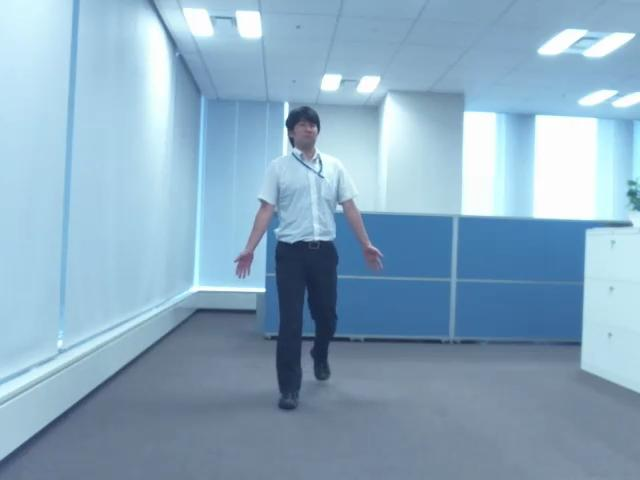
%> input picture seminar/画像処理セミナー/2258970-Demos/MATLAB_Image_Processing_Demo/11_ActionAnalysis/I1_7.jpg, 640 x 480 px
$ octave mySceneReconst.m   (GNU Octave 9; MATLAB toolbox functions it lacks are replaced by stand-ins)
%> lines starting %> are read from the running program, lines starting %| are printed output that depends on the picture
%% ステレオカメラのキャリブレーションとシーン認識

%% 初期化
close all;imtool close all

%% ステレオカメラキャリブレーション (コマンドラインもしくはアプリケーションタブ)
% チェッカーボードサイズ=108mm
folder1 = fullfile('images_20160928_1207','folder1');
folder2 = fullfile('images_20160928_1207','folder2');
squareSize = 108;
stereoCameraCalibrator(folder1,folder2,squareSize)
%> (this line was passed over: stereoCameraCalibrator is not available in this run)

%% 保存してあるキャリブレーションデータ用いるとき
load('stereoParams_20160928.mat');

%% ステレオ平行化
% 左右ペアの画像を読込み・表示
I1 = imread('I1_7.jpg');
%> I1 is the input picture: size 480x640x3 uint8; mean R, G, B 138.3, 170.3, 193.1
I2 = imread('I2_7.jpg');
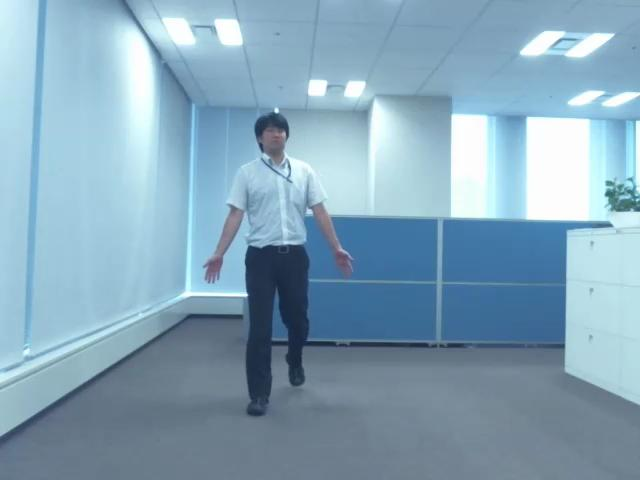
%> input picture seminar/画像処理セミナー/2258970-Demos/MATLAB_Image_Processing_Demo/11_ActionAnalysis/I2_7.jpg, 640 x 480 px
%> I2 is the input picture: size 480x640x3 uint8; mean R, G, B 133.9, 166.2, 185.6

figure;imshowpair(I1, I2, 'montage');
%> after `imshowpair(I1, I2, 'montage')`:
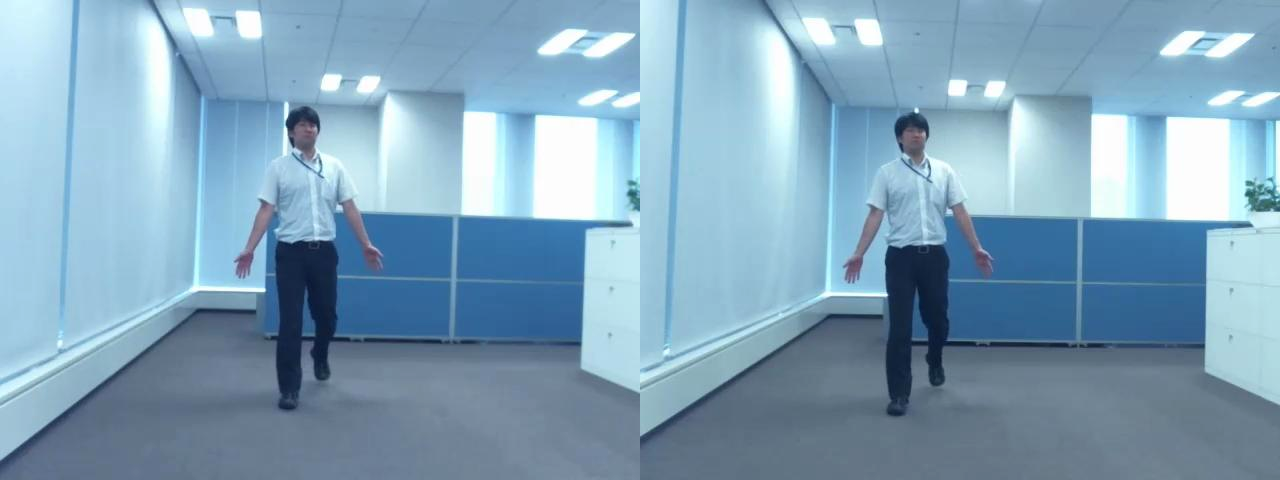
%> displayed picture: size 480x1280x3, on the screen's scale of 0 to 255; mean R, G, B 129.2, 163.2, 185.5

%% 重ねて表示
figure; imshow(stereoAnaglyph(I1, I2), 'InitialMagnification', 50);
%> (this line was passed over: stereoAnaglyph is not available in this run)

%% キャリブレーションデータを用い、ステレオ平行化・表示
%> (the run ends here)
